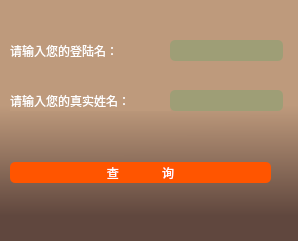
<?xml version="1.0" encoding="UTF-8"?>
<ui version="4.0">
 <class>find_password</class>
 <widget class="QWidget" name="find_password">
  <property name="geometry">
   <rect>
    <x>0</x>
    <y>0</y>
    <width>298</width>
    <height>241</height>
   </rect>
  </property>
  <property name="windowTitle">
   <string>Form</string>
  </property>
  <property name="windowIcon">
   <iconset>
    <normalon>:/qt 图标/Find.png</normalon>
   </iconset>
  </property>
  <property name="styleSheet">
   <string notr="true">background-color: qlineargradient(spread:pad, x1:0.500273, y1:0.438, x2:0.500727, y2:0.909, stop:0 rgba(190, 154, 124, 255), stop:0.971591 rgba(96, 71, 62, 255));</string>
  </property>
  <widget class="QLabel" name="label">
   <property name="geometry">
    <rect>
     <x>10</x>
     <y>40</y>
     <width>141</width>
     <height>21</height>
    </rect>
   </property>
   <property name="styleSheet">
    <string notr="true">font: 75 11pt &quot;楷体&quot;;
color: rgb(255, 255, 255);
background-color:rgb(190, 154, 124, 255);
</string>
   </property>
   <property name="text">
    <string>请输入您的登陆名：</string>
   </property>
  </widget>
  <widget class="QLineEdit" name="lineEdit">
   <property name="geometry">
    <rect>
     <x>170</x>
     <y>40</y>
     <width>113</width>
     <height>21</height>
    </rect>
   </property>
   <property name="styleSheet">
    <string notr="true">border-radius:5px;padding:2px 4px;
font: 75 10pt &quot;楷体&quot;;
background-color:rgb(158, 158, 118);
color: rgb(255, 255, 255);</string>
   </property>
  </widget>
  <widget class="QLabel" name="label_2">
   <property name="geometry">
    <rect>
     <x>10</x>
     <y>90</y>
     <width>161</width>
     <height>21</height>
    </rect>
   </property>
   <property name="styleSheet">
    <string notr="true">font: 75 11pt &quot;楷体&quot;;
color: rgb(255, 255, 255);
background-color:rgb(190, 154, 124, 255);</string>
   </property>
   <property name="text">
    <string>请输入您的真实姓名：</string>
   </property>
  </widget>
  <widget class="QLineEdit" name="lineEdit_2">
   <property name="geometry">
    <rect>
     <x>170</x>
     <y>90</y>
     <width>113</width>
     <height>21</height>
    </rect>
   </property>
   <property name="styleSheet">
    <string notr="true">border-radius:5px;padding:2px 4px;
font: 75 10pt &quot;楷体&quot;;
background-color:rgb(158, 158, 118);
color: rgb(255, 255, 255);</string>
   </property>
  </widget>
  <widget class="QPushButton" name="pushButton">
   <property name="geometry">
    <rect>
     <x>10</x>
     <y>162</y>
     <width>261</width>
     <height>21</height>
    </rect>
   </property>
   <property name="styleSheet">
    <string notr="true">
QPushButton{  
color:rgb(255, 255, 255);
font: 75 10pt &quot;微软雅黑&quot;;
border-style:solid;  
background-color:rgb(255, 85, 0);
border-radius:5px;padding:2px 4px;/*border-radius控制圆角大小*/  
}  
QPushButton:hover{  /*鼠标放上后*/  
color:rgb(255, 255, 255);  
min-height:20;  
border-style:solid;  
border-top-left-radius:2px;  
border-top-right-radius:2px;  
background-color:rgb(190, 154, 124, 255);
border:1px;  
border-radius:5px;padding:2px 4px;  
}  
QPushButton:pressed{ /*按下按钮后*/  
color:rgb(255, 255, 255);  
min-height:20;  
border-style:solid;  
border-top-left-radius:2px;  
border-top-right-radius:2px;  
background: qlineargradient(x1: 0, y1: 0, x2: 0, y2: 1, stop:0 rgb(226,236,241),   
                            stop: 0.3 rgb(190,190,190),  
                              stop: 1 rgb(160,160,160));  
border:1px;  
border-radius:5px;padding:2px 4px;  
}  
QPushButton:checked{    /*选中后*/  
color:rgb(255, 255, 255);  
min-height:20;  
border-style:solid;  
border-top-left-radius:2px;  
border-top-right-radius:2px;  
background: qlineargradient(x1: 0, y1: 0, x2: 0, y2: 1, stop:0 rgb(226,236,241),   
                            stop: 0.3 rgb(190,190,190),  
                              stop: 1 rgb(160,160,160));  
border:1px;  
border-radius:5px;padding:2px 4px;  
}  </string>
   </property>
   <property name="text">
    <string>查             询</string>
   </property>
  </widget>
 </widget>
 <resources/>
 <connections/>
</ui>
